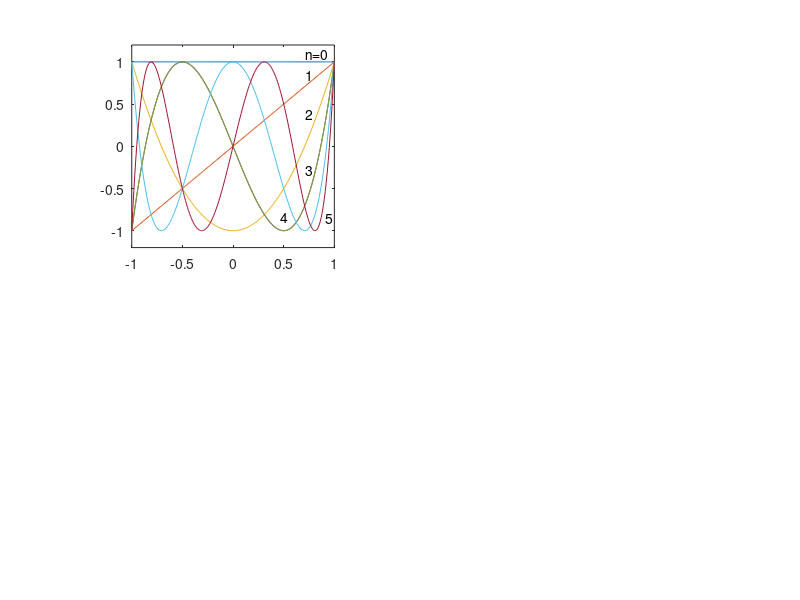
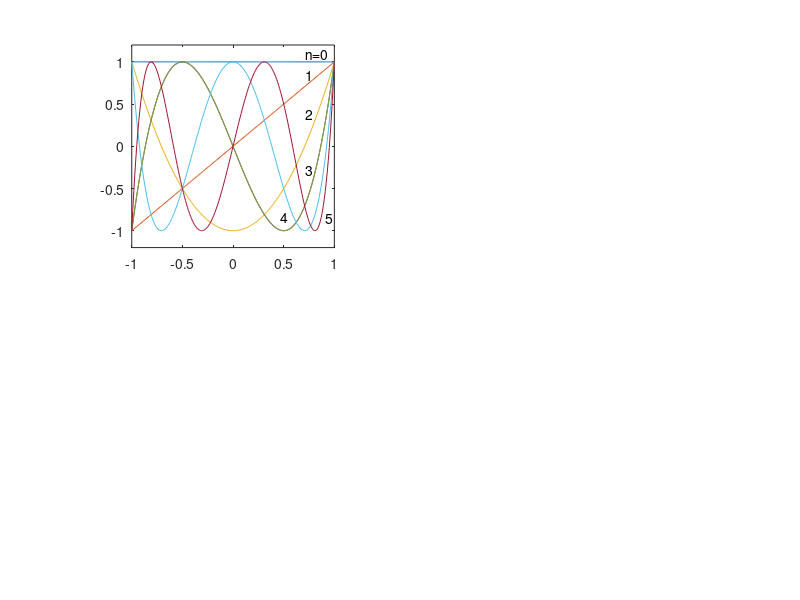

Reproduce these figures in MATLAB, in order.
% Plot Chebyshev polynomials
% Copyright 1999 by Todd K. Moon

t = -1:.01:1;
T0 = ones(size(t));
T1 = t;
T2 = 2*t.^2 - 1;
T3 = 4*t.^3 - 3*t;
T4 = 8*t.^4 - 8*t.^2 + 1;
T5 = 16*t.^5 - 20*t.^3 + 5*t;
%T6 = 32*t.^6 - 48*t.^4 + 18*t.^2 - 1;

clf
subplot(2,2,1)
plot(t,T0,t,T1,t,T2,t,T3,t,T3,t,T4,t,T5);
axis([-1 1 -1.2 1.2]);
axis square
t0 = 0.72;
off = 0.09;
text(t0,1+off,'n=0');
text(t0,t0+1.4*off,'1');
text(t0,2*t0^2-.9+2.7*off,'2');
text(t0,4*t0^3-2.9*t0+3.5*off,'3');
text(t0-.25,8*t0^4-8*t0^2+.85+3.5*off,'4');
%$$$ text(t0,1+off,'\itT_0');
%$$$ text(t0,t0+1.4*off,'\itT_1');
%$$$ text(t0,2*t0^2-1+2.7*off,'\itT_2');
%$$$ text(t0,4*t0^3-3*t0+3.5*off,'\itT_3');
%$$$ text(t0,8*t0^4-8*t0^2+1+3.5*off,'\itT_4');

t1 = 0.87;
text(t1+.04,16*t1^5 - 20*t1^3 + 5*t1,'5');
%$$$ text(t1+.02,16*t1^5 - 20*t1^3 + 5*t1,'\itT_5');
print -dps ../pictures/cheby1.ps
print -deps ../pictures/cheby1.eps
